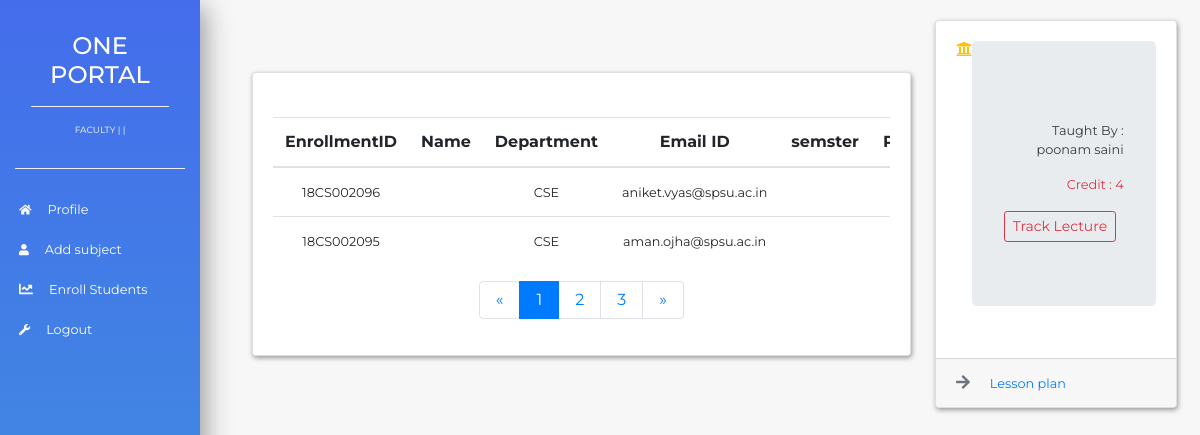
The page /academic/HOD/lecture/1/view on the database as committed earlier.
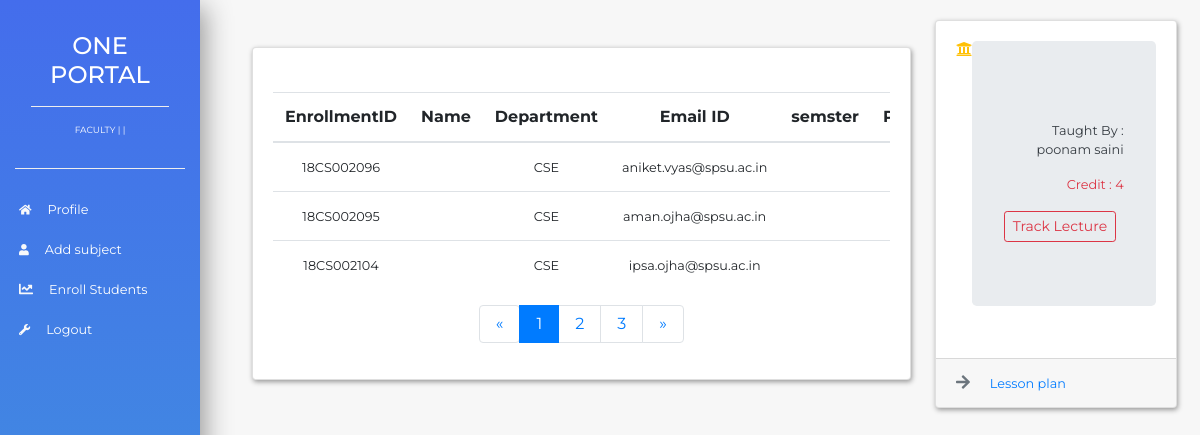
The same page on the database as committed later.
### academics/models.py (models this page shows, shortened)
class lectureEnrollment(models.Model):
    id = models.AutoField(primary_key=True)
    lecture = models.ForeignKey('subjects',on_delete=models.CASCADE)
    student = models.ForeignKey('stud_details',on_delete=models.CASCADE)

class stud_details(models.Model):#Student Information
    id = models.AutoField(primary_key=True)
    EnrollmentNumber = models.CharField(max_length=10)
    FullName = models.CharField(max_length=100)
    Department = models.ForeignKey('Department',on_delete=models.CASCADE)
    program = models.ForeignKey('program',on_delete=models.CASCADE)
    BatchYear = models.CharField(max_length=10)
    UniversityEmailID = models.CharField(max_length=100)
    PersonalEmailID = models.CharField(max_length=100)
    Phone = models.BigIntegerField()
    currentSemester = models.IntegerField(blank=True)
    StreetAddress = models.CharField(max_length=100)
    District = models.CharField(max_length=10)
    State = models.CharField(max_length=20)
    PinCode = models.IntegerField()
    LastQualification = models.CharField(max_length=100)
    def __str__(self):
        return self.EnrollmentNumber

class Department(models.Model):
    id = models.AutoField(primary_key=True)
    DepartmentID = models.CharField(max_length=10)
    DepartmentName = models.CharField(max_length=100)
    HeadOfDepartment = models.ForeignKey('employee',on_delete=models.CASCADE)
    SpecializedCourse = models.BooleanField()
    StartDate = models.DateField()
    School = models.ForeignKey('school',on_delete=models.CASCADE)
    Status = models.BooleanField()
    def __str__(self):
        return self.DepartmentID

class subjects(models.Model):
    id = models.AutoField(primary_key=True)
    subjectCode = models.CharField(max_length=10)
    subjectName = models.CharField(max_length=50)
    LessonPlan = models.FileField(upload_to='media')
    Semester = models.IntegerField()
    TaughtBy = models.ForeignKey('faculty' , on_delete=models.CASCADE,blank=True)
    Credit = models.CharField(max_length=10)
    Department = models.ForeignKey('Department', on_delete=models.CASCADE)

class faculty(models.Model):
    id = models.AutoField(primary_key=True)
    FacultyID = models.ForeignKey('employee',on_delete=models.CASCADE)
    Department = models.ForeignKey('Department',on_delete=models.CASCADE)
    def __str__(self):
        return self.FacultyID.Name

class employee(models.Model):
    id = models.AutoField(primary_key=True)
    employeeID = models.CharField(max_length=10)
    personalEmail = models.EmailField()
    universityEmail = models.EmailField(blank=True)
    Name = models.CharField(max_length=20)
    Dob = models.DateField()
    Doj = models.DateField()

### academics/views.py (the view)
# urls.py: path('HOD/lecture/<int:lecture>/view',views.lol),
def lol(request,lecture):
    lectur = lectureEnrollment.objects.filter(lecture=subjects.objects.get(id=lecture))
    lects = subjects.objects.filter(id=lecture)
    return render(request,'hod/lecture.html',{'outs':lectur,'ongoing':lects})

### templates/hod/lecture.html (shortened to what the changed rows need)
{% load static %}
<!doctype html>
<html lang="en">
<head>
    <link rel="stylesheet" href="https://stackpath.bootstrapcdn.com/bootstrap/4.1.1/css/bootstrap.min.css">
    <link rel="stylesheet" href="{% static 'css/style_dash.css' %}">
</head>
<body>
     {% if outs %}
    <section>
        <div class="container-fluid">
            <div class="row mb-5">
                <div class="col-xl-10 col-lg-9 col-md-8 ml-auto">
                    <div class="row align-items-center">
                        <div class="col-xl-8 col-md-6 col-sm-6 p-1 ml-5">
                            <div class="card card-common">
                                <div class="card-body">
                                    <br>
                                    <table class="table table-stripped table-responsive  text-center">
                                        <thead>
                                            <tr class="">
                                                <th scope="col">EnrollmentID</th>
                                                <th scope="col">Name</th>
                                                <th scope="col">Department</th>
                                                <th scope="col">Email ID</th>
                                                <th scope="col">semster</th>
                                                <th scope="col">Program </th>
                                            </tr>
                                        </thead>
                                        <tbody>
                                            {% for out in outs %}
                                            <tr scope="row">
                                                <td><small>{{ out.student}}</small></td>
                                                <td><small>{{ out.student.FirstName}} {{out.studentID.LastName}}</small></td>
                                                <td><small>{{ out.student.Department }}</small></td>
                                                <td><small>{{ out.student.UniversityEmailID }}</small></td>
                                                <td><small>{{ out.student.CurrSem }}</small></td>
                                                <td><small>{{out.student.program.name}}</small></td>
                                            </tr>
                                            {% endfor %}
                                        </tbody>
                                    </table>
                                </div>
                            </div>
                        </div>
                        {% for notice in ongoing %}
                        <div class="col-xl-3 col-sm-6 p-1 ml-3">
                            <div class="card card-common">
                                <div class="card-body">
                                    <div class="d-flex justify-content-between">
                                        <i class="fas fa-university fa-1x text-warning"></i>
                                        <div class="jumbotron ">
                                            <p class="text-dark text-right small">
                                                Taught By : {{notice.TaughtBy}}
                                            </p>
                                            <p class="text-danger text-right small">Credit : {{notice.Credit}}</p>
                                            <span class='text-left'><a style="text-decoration: none;" href="Track"><button
                            class="btn btn-sm btn-outline-danger">Track Lecture</button></a></span>
                                        </div>
                                    </div>
                                </div>
                                <div class="card-footer text-secondary">
                                    <i class="fas fa-arrow-right mr-3"></i>
                                    <small><a href="/{{notice.LessonPlan}}">Lesson plan</a></small>
                                </div>
                            </div>
                        </div>
                        {% endfor %}
                    </div>
                </div>
            </div>
        </div>
    </section>
    {% endif %}
</body>
</html>

Rows that differ between the two databases and show on the page:
added lectureEnrollment: student "18CS002104", student.Department "CSE", student.UniversityEmailID "ipsa.ojha@spsu.ac.in"
